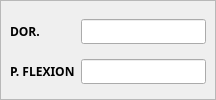
            <widget class="QFrame" name="frame_54">
             <property name="font">
              <font>
               <family>Segoe UI Black</family>
               <pointsize>9</pointsize>
               <weight>75</weight>
               <bold>true</bold>
              </font>
             </property>
             <property name="frameShape">
              <enum>QFrame::StyledPanel</enum>
             </property>
             <property name="frameShadow">
              <enum>QFrame::Raised</enum>
             </property>
             <layout class="QGridLayout" name="gridLayout_37">
              <property name="leftMargin">
               <number>9</number>
              </property>
              <property name="topMargin">
               <number>9</number>
              </property>
              <property name="rightMargin">
               <number>9</number>
              </property>
              <property name="bottomMargin">
               <number>6</number>
              </property>
              <property name="horizontalSpacing">
               <number>6</number>
              </property>
              <item row="1" column="0">
               <widget class="QLabel" name="label_117">
                <property name="font">
                 <font>
                  <family>Segoe UI Black</family>
                  <pointsize>9</pointsize>
                  <weight>75</weight>
                  <bold>true</bold>
                 </font>
                </property>
                <property name="text">
                 <string>P. FLEXION</string>
                </property>
               </widget>
              </item>
              <item row="1" column="2">
               <widget class="QLineEdit" name="mplantar_r">
                <property name="font">
                 <font>
                  <family>Segoe UI Black</family>
                  <pointsize>9</pointsize>
                  <weight>75</weight>
                  <bold>true</bold>
                 </font>
                </property>
               </widget>
              </item>
              <item row="0" column="0">
               <widget class="QLabel" name="label_116">
                <property name="font">
                 <font>
                  <family>Segoe UI Black</family>
                  <pointsize>9</pointsize>
                  <weight>75</weight>
                  <bold>true</bold>
                 </font>
                </property>
                <property name="text">
                 <string>DOR.</string>
                </property>
               </widget>
              </item>
              <item row="0" column="2">
               <widget class="QLineEdit" name="mankle_dor_r">
                <property name="font">
                 <font>
                  <family>Segoe UI Black</family>
                  <pointsize>9</pointsize>
                  <weight>75</weight>
                  <bold>true</bold>
                 </font>
                </property>
               </widget>
              </item>
             </layout>
            </widget>
